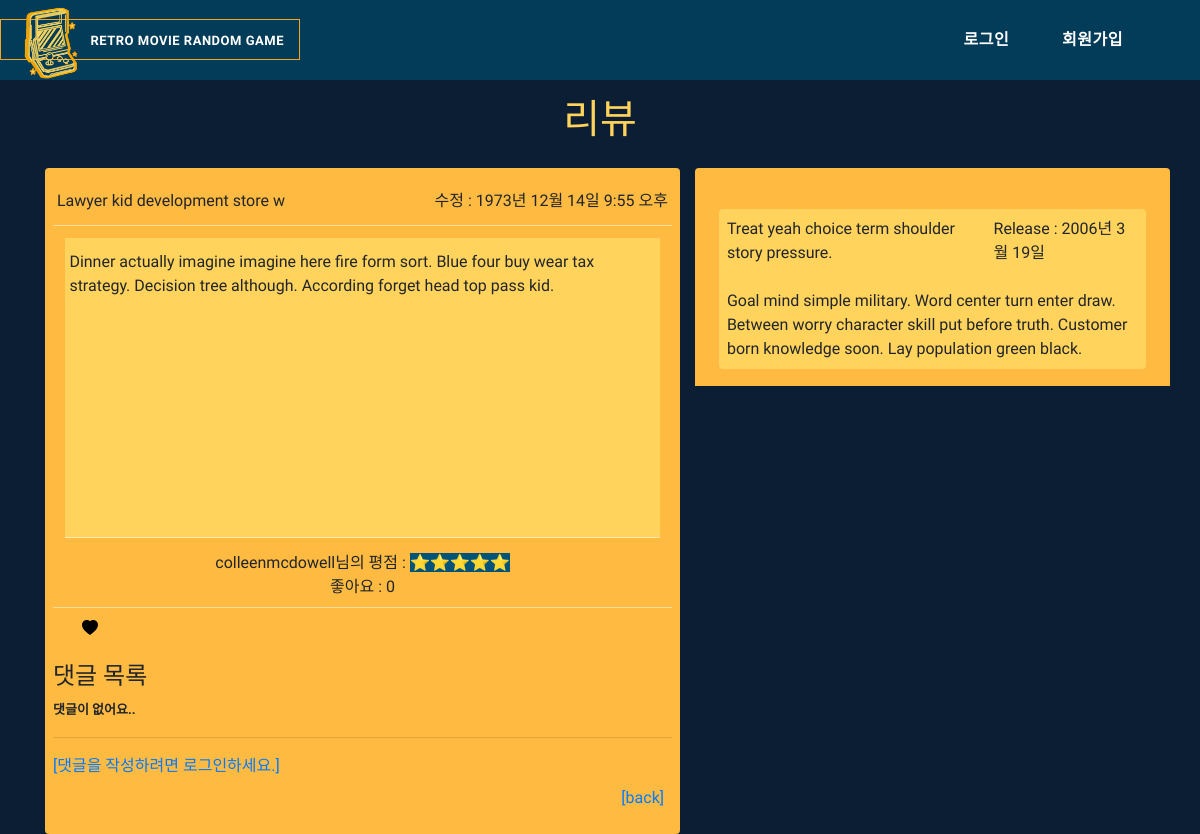
/articles/2/, run on an earlier commit of the app's database.
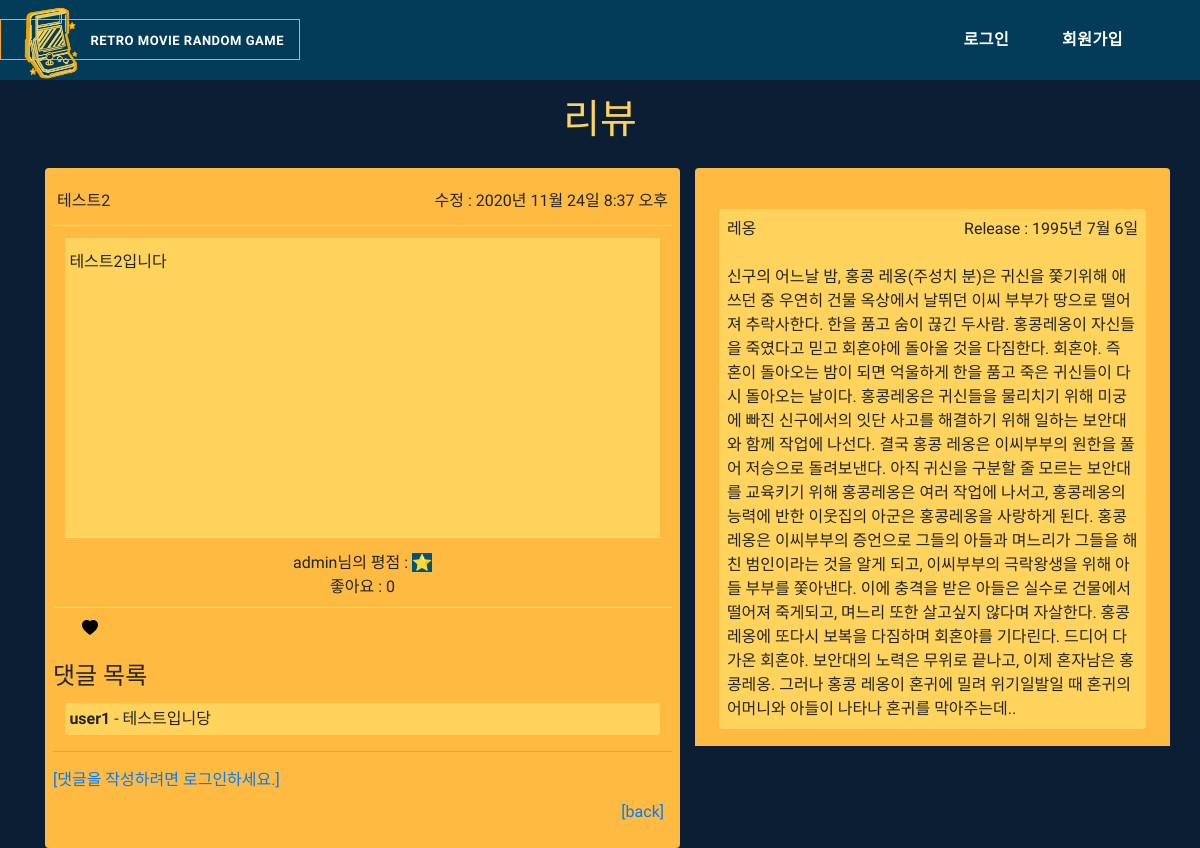
And on a later commit of the database.
### articles/models.py (models this page shows, shortened)
class Article(models.Model):
    user = models.ForeignKey(settings.AUTH_USER_MODEL, on_delete=models.CASCADE)
    like_user = models.ManyToManyField(settings.AUTH_USER_MODEL, related_name='like_articles')
    movie = models.ForeignKey(game_models.Movie, on_delete=models.CASCADE)
    title = models.CharField(max_length=30)
    content = models.TextField()
    created_at = models.DateTimeField(auto_now_add=True)
    updated_at = models.DateTimeField(auto_now=True)
    rating = models.IntegerField(validators=[MinValueValidator(1), MaxValueValidator(5)])

class Comment(models.Model):
    article = models.ForeignKey(Article, on_delete=models.CASCADE)
    user = models.ForeignKey(settings.AUTH_USER_MODEL, on_delete=models.CASCADE)
    content = models.CharField(max_length=200)
    created_at = models.DateTimeField(auto_now_add=True)
    updated_at = models.DateTimeField(auto_now=True)

### accounts/models.py (models this page shows)
class User(AbstractUser):
    pass

### game/models.py (models this page shows)
class Movie(models.Model):
    title = models.CharField(max_length=100)
    release_date = models.DateField(null=True)
    popularity = models.FloatField(null=True)
    revenue = models.IntegerField(null=True)
    vote_average = models.FloatField(null=True)
    overview = models.TextField(null=True)
    poster_path = models.CharField(null=True,max_length=500)
    genres = models.ManyToManyField(Genre)
    like_user = models.ManyToManyField(settings.AUTH_USER_MODEL, related_name='like_movies')

### articles/views.py (the view)
# urls.py: path('<int:article_pk>/',views.detail,name='detail'),
def detail(request,article_pk):
    article = get_object_or_404(Article,pk=article_pk)
    comments = article.comment_set.all()
    comment_form = CommentForm()
    context={
        'article':article,
        'comment_form': comment_form,
        'comments': comments,
    }
    return render(request,'articles/detail.html',context)

### articles/templates/articles/detail.html (shortened to what this page needs)
{% extends 'base.html' %}
{% load bootstrap4 %}
{% load static %}
  {% block css %}
    <link rel="stylesheet" href="{% static 'stylesheets/articles_detail.css' %}">
  {% endblock %}
{% block content %}
<h1 class="text-center mt-3"> 리뷰 </h1>
<div class="row">
  <div class="col-7">
    <div class="article rounded-top">
      <div class="row justify-content-between m-0 article-header align-items-center p-1">
        <span>
          {{article.title}}
        </span>
        <span>
          {% if article.updated_at != article.created_at %}
          <span>수정 : {{article.updated_at}}</span>
          {% else %}
          <span>{{article.created_at}}</span>
          {% endif %}
        </span>
      </div>
      <div class="article-content p-1">
        <div class="pt-2">
          {{article.content}}
        </div>
      </div>
      <div class="m-0 line pb-2 d-flex flex-column align-items-center">
        <div>
          {{ article.user }}님의 평점 : <span style="background-color:#005479">{% if article.rating == 1 %}⭐
          {%elif article.rating == 2 %}⭐⭐
          {%elif article.rating == 3 %}⭐⭐⭐
          {%elif article.rating == 4 %}⭐⭐⭐⭐
          {% else %}⭐⭐⭐⭐⭐
          {% endif %}</span>
        </div>
        <div>
          좋아요 : <span id="likeCount-{{article.pk}}" class="d-inline">{{ article.like_user.all|length }}</span>
        </div>
      </div>
      <div class="d-flex justify-content-between">
        <div class="pl-3 pr-3">
          <form action="{% url 'articles:like' article.pk %}"method="POST" id="form_like" data-articleId="{{article.pk}}" class="d-inline">
            {% if user in article.like_user.all %}
              <button class="btn btn-link" style="box-shadow: none !important;">
                <svg width="1em" height="1em" viewBox="0 0 16 16" class="bi bi-heart-fill heart-{{article.pk}}" style="color:crimson;" fill="currentColor" xmlns="http://www.w3.org/2000/svg">
                  <path fill-rule="evenodd" d="M8 1.314C12.438-3.248 23.534 4.735 8 15-7.534 4.736 3.562-3.248 8 1.314z"/>
                </svg>
              </button>
            {% else %}
              <button class="btn btn-link" style="box-shadow: none !important;">
                <svg width="1em" height="1em" viewBox="0 0 16 16" class="bi bi-heart-fill heart-{{article.pk}}" style="color:black;" fill="currentColor" xmlns="http://www.w3.org/2000/svg">
                  <path fill-rule="evenodd" d="M8 1.314C12.438-3.248 23.534 4.735 8 15-7.534 4.736 3.562-3.248 8 1.314z"/>
                </svg>
              </button>
            {% endif %}
          </form>
        </div>
      </div>
    </div>
    <div class="comment">
      <h4>댓글 목록</h4>
      {% for comment in comments %}
        <div class="comment-item rounded p-1 d-flex felx-column justify-content-between">
          <div><strong>{{ comment.user }}</strong> - {{ comment.content }}</div>
        </div>
      {% empty %}
        <p><b>댓글이 없어요..</b></p>
      {% endfor %}
      <hr>
      {% if request.user.is_authenticated %}
        <form action="{% url 'articles:create_comment' article.pk %}" method="POST">
          {% csrf_token %}
          {{ comment_form }}
          {% comment %} <input type="submit" class="submit-btn"> {% endcomment %}
        </form>
      {% else %}
      <a href="{% url 'accounts:login' %}">[댓글을 작성하려면 로그인하세요.]</a>
      {% endif %}
    </div>
    <div class="article-footer rounded-bottom">
      <div class="d-flex justify-content-end">
        <div class="pl-3 pr-3">
          <a href="{% url 'articles:index' %}">[back]</a>
        </div>
      </div>
    </div>
  </div>
  <div class="col-5 article rounded-top ">
    <div class="d-flex justify-content-center ">
      <div class="col-7">
      </div>
    </div>
    <div class="movie-content p-2 rounded">
      <div class="d-flex justify-content-between">
        <div>{{article.movie.title}}</div>
        <div>Release : {{article.movie.release_date}}</div>
      </div>
      <br>
      <div>{{article.movie.overview}}</div>
    </div>
  </div>
</div>
{% endblock content %}

### config/templates/base.html (shortened to what this page needs)
<!DOCTYPE html>
<html lang="en">
<head>
  {% load static %}
  {% block css %}
  {% endblock %}
  <link rel="shortcut icon"  type="image/png" href="{% static 'stylesheets/favicon.ico' %}">
  <link rel="stylesheet" href="http://ajax.googleapis.com/ajax/libs/jqueryui/1.8.14/themes/ui-lightness/jquery-ui.css">
	<link rel="stylesheet" href="http://ajax.googleapis.com/ajax/libs/jqueryui/1.9.0/themes/ui-lightness/jquery-ui.css">
  <link rel="stylesheet" href="{% static 'stylesheets/style.css' %}">
  <link rel="stylesheet" href="https://cdn.jsdelivr.net/npm/bootstrap@4.5.3/dist/css/bootstrap.min.css">
</head>
<body>
<header class="main-header clearfix" role="header">
  <nav id="menu" class="main-nav" role="navigation">
    <ul class="main-menu">
      <div style="display:inline-block; position:absolute; left:0;">
      <li class="">
      <a href="{%url 'game:index' %}">
      <img src="{% static 'stylesheets/logo.png' %}" alt="logo" width=70px height=80px style="">
      <p style="display:inline-block;">RETRO MOVIE RANDOM GAME</p>
      </a>
      </li>
      </div>
      {% if request.user.is_authenticated %}
      <li class="">
        <a class="" href="{%url 'articles:index'%}">커뮤니티</a>
      </li>
      <li class="">
        <a class="" href="{%url 'game:play_game'%}">게임</a>
      </li>
      <li class="has-submenu"><a href="#section2">{{request.user.username}}</a>
        <ul class="sub-menu">
          {% comment %} <li class="">
            <a class="" href="">Profile</a>
          </li> {% endcomment %}
          <li class="">
            <a class="" href="{%url 'game:my_movie_list'%}">찜한목록</a>
          </li>
          <li class="">
            <a class="text-danger a1" href="{%url 'accounts:logout'%}">로그아웃</a>
          </li>
          {% if request.user.is_staff %}
          <li class="">
            <a class="" href="{%url 'game:gameadmin'%}">DB업뎃</a>
          </li>
          {% endif %}
        </ul>
      </li>
      {% else %}
      <li class="">
        <a class="" href="{%url 'accounts:login'%}">로그인</a>
      </li>
      <li class="">
        <a class="" href="{%url 'accounts:signup'%}">회원가입</a>
      </li>
      {% endif %}
    </ul>
  </nav>
</header>
  <div style="height:80px;">
  </div>
  <div class="container">
    {% block content %}
    {% endblock %}
  </div>
</body>
</html>

### config/static/stylesheets/articles_detail.css (style rules this page uses)
h1 { color:#ffd35c }
.article { background: #ffba41; margin: auto; padding: 0.5rem; margin-top: 1rem; }
.article-header { height: 50px; border-bottom: 1px solid rgba(255, 255, 255, .5); }
.article-content { height:300px; background-color: #ffd35c; border-bottom: 1px solid rgba(255, 255, 255, .5); margin:2%; }
.article-footer { height: 3rem; background: #ffba41; }
.comment { background: #ffba41; margin: auto; padding: 0.5rem; }
.comment-item { background-color: #ffd35c; margin:2%; }
.movie-content { background-color: #ffd35c; margin:2%; }
.line { border-bottom: 1px solid rgba(255, 255, 255, .5); }

### config/static/stylesheets/style.css (style rules this page uses)
body { font-weight: 100; font-family: 'Sunflower' !important ; }
ul { padding: 0px; margin: 0px; list-style: none; }
p { font-size: 13px; line-height: 22px; }
.main-header { background-color: #033c59; height: 80px; position: fixed; z-index: 12; width: 100%; top: 0; }
.main-menu { float: right; padding-right: 60px; }
.main-menu li { display: inline-block; line-height: 79px; margin-left: 15px; position: relative; }
.main-menu li:first-child { margin-left: 0px; }
.main-menu li a { padding: 10px 15px; text-transform: uppercase; letter-spacing: 0.5px; font-weight: 700; color: #fff; border: 2px solid transparent; transition: all 0.5s; }

What changed in the data, as far as the page shows it:
changed Article: title "Lawyer kid development store w" → "테스트2"; updated_at "1973년 12월 14일 9:55 오후" → "2020년 11월 24일 8:37 오후"; content "Dinner actually imagine imagine here fire form sort. Blue four buy wear tax strategy. Decision tree although. According forget head top pass kid." → "테스트2입니다"; user "colleenmcdowell" → "admin"; movie "Treat yeah choice term shoulder story pressure." → "레옹"; movie.release_date "2006년 3월 19일" → "1995년 7월 6일"; movie.overview "Goal mind simple military. Word center turn enter draw. Between worry character skill put before truth. Customer born knowledge soon. Lay population green black." → "신구의 어느날 밤, 홍콩 레옹(주성치 분)은 귀신을 쫓기위해 애쓰던 중 우연히 건물 옥상에서 날뛰던 이씨 부부가 땅으로 떨어져 추락사한다. 한을 품고 숨이 끊긴 두사람. 홍콩레옹이 자신들을 죽였다고 믿고 회혼야에 돌아올 것을 다짐한다. 회혼야. 즉 혼이 돌아오는 밤이 되면 억울하게 한을 품고 죽은 귀신들이 다시 돌아오는 날이다. 홍콩레옹은 귀신들을 물리치기 위해 미궁에 빠진 신구에서의 잇단 사고를 해결하기 위해 일하는 보안대와 함께 작업에 나선다. 결국 홍콩 레옹은 이씨부부의 원한을 풀어 저승으로 돌려보낸다. 아직 귀신을 구분할 줄 모르는 보안대를 교육키기 위해 홍콩레옹은 여러 작업에 나서고, 홍콩레옹의 능력에 반한 이웃집의 아군은 홍콩레옹을 사랑하게 된다. 홍콩 레옹은 이씨부부의 증언으로 그들의 아들과 며느리가 그들을 해친 범인이라는 것을 알게 되고, 이씨부부의 극락왕생을 위해 아들 부부를 쫓아낸다. 이에 충격을 받은 아들은 실수로 건물에서 떨어져 죽게되고, 며느리 또한 살고싶지 않다며 자살한다. 홍콩레옹에 또다시 보복을 다짐하며 회혼야를 기다린다. 드디어 다가온 회혼야. 보안대의 노력은 무위로 끝나고, 이제 혼자남은 홍콩레옹. 그러나 홍콩 레옹이 혼귀에 밀려 위기일발일 때 혼귀의 어머니와 아들이 나타나 혼귀를 막아주는데.."
now on this page (row edited): Comment: user "user1", content "테스트입니당"
Also different on the page:
text no longer shown: "⭐⭐⭐⭐⭐ 댓글이 없어요.."
